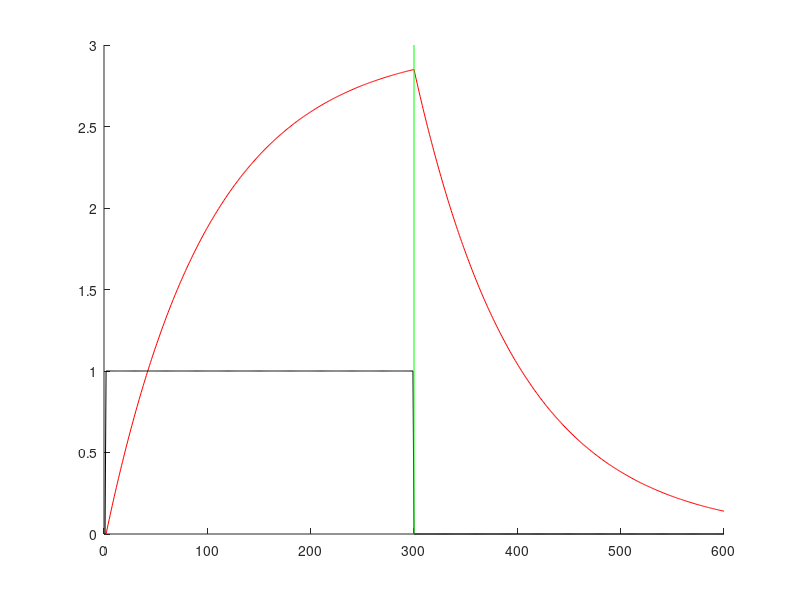

The MATLAB script that drew this image:

dt=0.01;
time=6; %(s)
numsteps = ceil(time/dt);

% input
I_baseline = 1;
I=I_baseline*ones(1,numsteps);
I(ceil(numsteps/2):end) = 0; % cancel form the middle

tau_rise=0.01; % rise time
tau_decay=1.0;
alpha=3;

% data history
eq1_history = zeros(1,numsteps);
eq2_history = zeros(1,numsteps);

% euler stepping
for t=2:numsteps,
    eq1_history(t) = eq1_history(t-1) + (dt/tau_decay)*(-eq1_history(t-1) + alpha*eq2_history(t-1));
    
    eq2_history(t) = eq2_history(t-1) + (dt/tau_rise)*(-eq2_history(t-1) + I(t));
end

%plot
figure;
hold on;
plot(eq1_history, '-r');
%plot((I_baseline*ones(1,numsteps)/alpha_1)*0.5, 'r');

plot(eq2_history, '-k');
%plot((I_baseline*ones(1,numsteps)/alpha_2)*0.5, 'k');

plot([ceil(numsteps/2) ceil(numsteps/2)],[0 alpha],'g-');

%set(gca, 'YScale','log');

